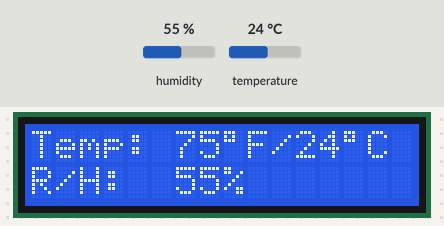
Recording of a sketch running on a simulated Arduino Uno, built with avr-gcc and run on an emulated ATmega328P. Parts: 16×2 character LCD. The inputs (shaded band) are chosen by the test bench; at power-on: humidity 55 %, temperature 24 °C.

Above: at 2.7 s.
2.8 s: humidity set to 22 %
At 5.1 s:
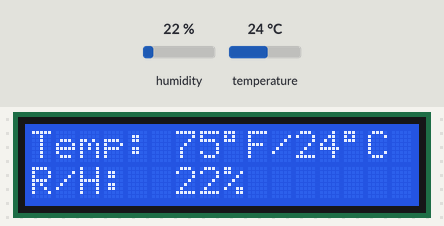
6.6 s: temperature set to 12 °C
At 8.3 s:
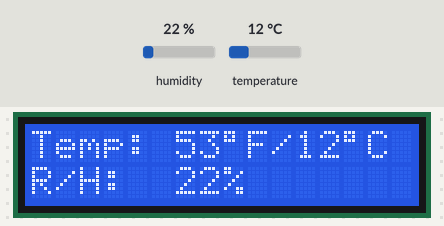
10.4 s: humidity set to 40 %
At 11.6 s:
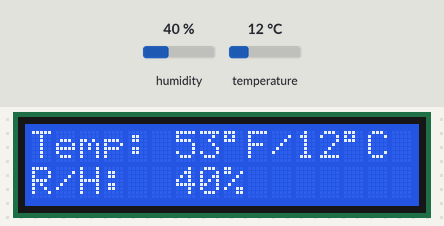
14.2 s: temperature set to 19 °C
At 17.0 s:
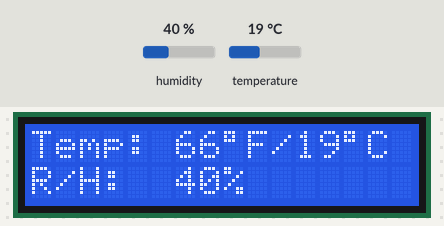
Timing chart, 0 to 18.5 s (numbered marks = the images above; inputs shaded):
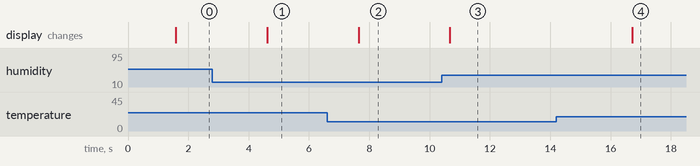

Measured:
- after the input at 2.8 s, the display: changes after 1.8 s (image 1)
- after the input at 6.6 s, the display: changes after 1.0 s (image 2)
- after the input at 10.4 s, the display: changes after 0.27 s (image 3)
- after the input at 14.2 s, the display: changes after 2.5 s (image 4)

The sketch:

dht11.ino
```cpp
#include <dht.h>
#include <LiquidCrystal.h>

/*

Include the dht library from:
http://www.circuitbasics.com/wp-content/uploads/2015/10/DHTLib.zip

*/

// initialize the library by associating any needed LCD interface pin
// with the arduino pin number it is connected to
const int rs = 12, en = 11, d4 = 5, d5 = 4, d6 = 3, d7 = 2;
LiquidCrystal lcd(rs, en, d4, d5, d6, d7);

// sensor setup
#define DHTTYPE DHT11   // DHT 11
#define DHT11_PIN 7
dht DHT;

void setup() {
  // set up the LCD's number of columns and rows:
  lcd.begin(16, 2);
  // wait for the sensor
  delay(1500);
}

void loop() {
  // read the sensor
  int ret = DHT.read11(DHT11_PIN);
  float tempc = DHT.temperature;
  int temp =  DHT.temperature;
  int humi = DHT.humidity;
  int tempf = ((tempc * (9.0/5.0))+32.0);
  // write temp f/c
  lcd.setCursor(0, 0);
  lcd.print("Temp: ");
  lcd.print(tempf);
  lcd.print((char)223);
  lcd.print("F/");
  lcd.print(temp);
  lcd.print((char)223);
  lcd.print("C");
  //write r/h
  lcd.setCursor(0, 1);
  lcd.print("R/H:  ");
  lcd.print(humi);
  lcd.print("%");
  // wait for sensor
  delay(3000);
}
```
